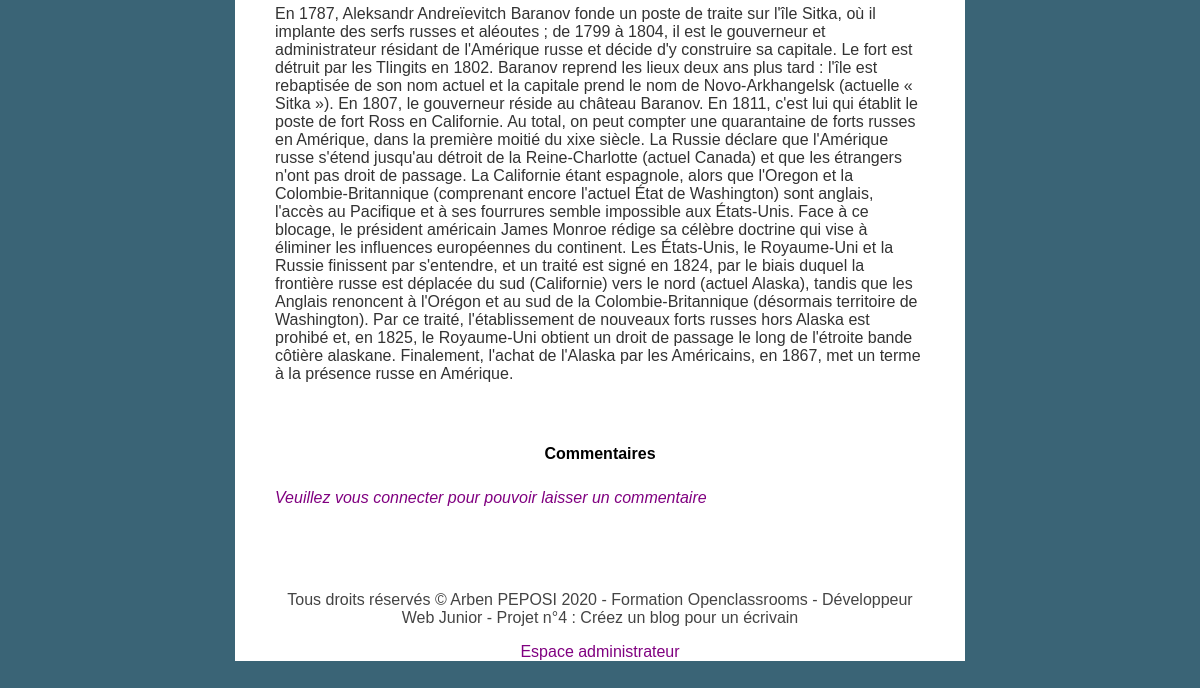
/index.php?action=post&id=176 (lower part), run on an earlier commit of the app's database.
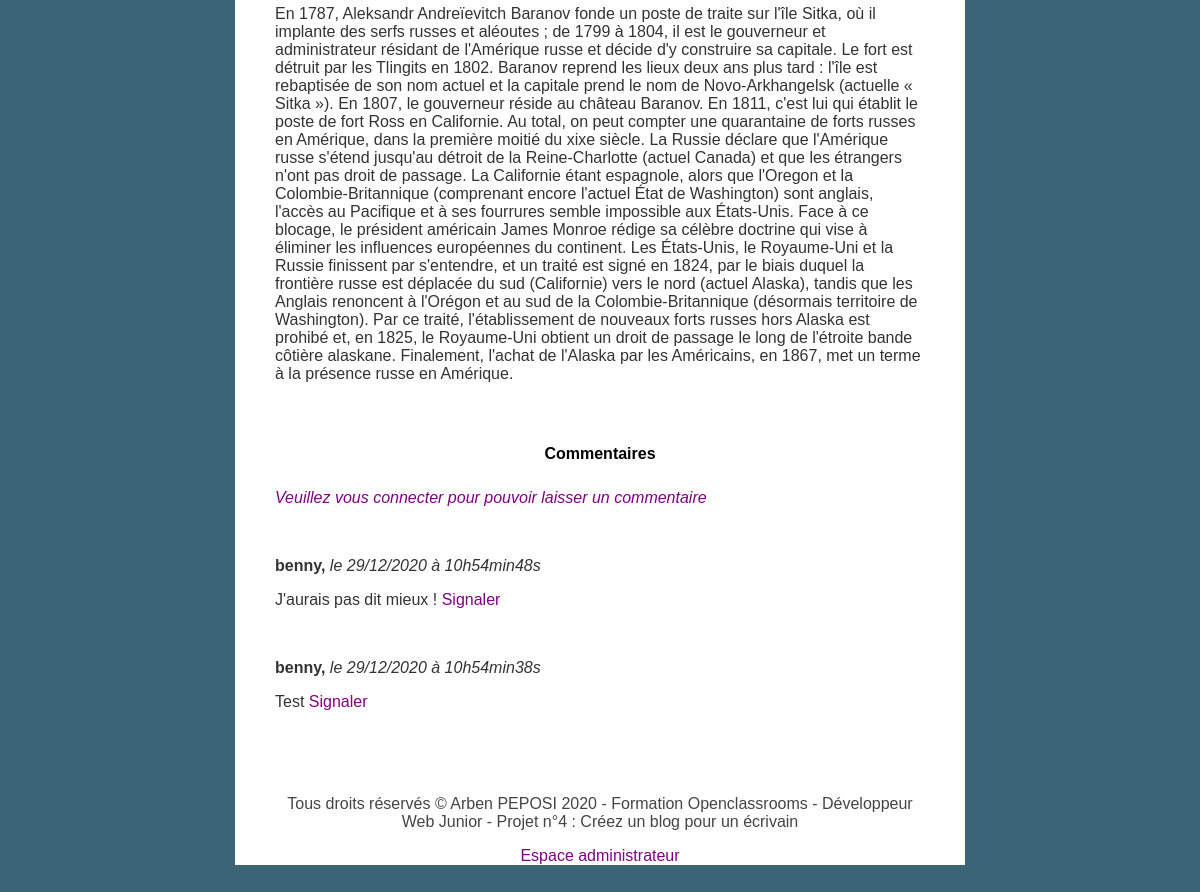
And on a later commit of the database.
### tables this page shows
CREATE TABLE IF NOT EXISTS `comment` (
  `id` int(11) NOT NULL AUTO_INCREMENT,
  `post_id` int(11) NOT NULL,
  `author` varchar(255) NOT NULL,
  `comment` text NOT NULL,
  `comment_date` datetime NOT NULL,
  `report` tinyint(1) DEFAULT '0',
  PRIMARY KEY (`id`)
);

### Controller/ControllerCRUD.php (called while the page is built, shortened)
<?php
require_once('Model/PostManager.php');
require_once('Model/CommentManager.php');
function read($id)
{
    $postId = new Post();
    $postId->setId($id);
    $postManager = new PostManager();
    $post = $postManager->getPost($postId);
    $commentManager = new CommentManager();
    $comment = $commentManager->getComment($_GET['id']);
    require('View/frontend/postView.php');
}

### model/PostManager.php (called while the page is built, shortened)
<?php
require_once('Entity/Post.php');
class PostManager
{
    public function getPost($id)
    {
        $connexion = new Manager();
        $db = $connexion->dbConnect();
        $req = $db->prepare('SELECT id, title, content, DATE_FORMAT(creation_date, \'%d/%m/%Y à %Hh%imin%ss\') AS creation_date_fr FROM posts WHERE id = :id');
        $req->execute(array(
            "id" => $id->getId()
        ));
        $req->setFetchMode(\PDO::FETCH_CLASS, Post::class);
        $post = $req->fetch();
        return $post;
    }
}

### model/Entity/Post.php (called while the page is built, shortened)
<?php
class Post {
    private $_id;
    public function getId() {
        return $this->_id;
    }
    public function setId($id) {
        $this->_id = $id;
    }
}

### model/CommentManager.php (called while the page is built, shortened)
<?php
class CommentManager {
    public function getComment($postId)
    {
        $connexion = new Manager();
        $db = $connexion->dbConnect();
        $req = $db->prepare('SELECT id, author, comment, report, DATE_FORMAT(comment_date, \'%d/%m/%Y à %Hh%imin%ss\') AS comment_date_fr FROM comment WHERE post_id = ? ORDER BY comment_date DESC');
        $req->setFetchMode(\PDO::FETCH_CLASS, Comments::class);
        $req->execute(array($postId));
        $comment = $req->fetchAll();
        return $comment;
    }
}

### view/frontend/postView.php (the view, shortened to what this page needs)
<div class="bloc-page">
    <section class="posts">
            <article>
                    <br>
                    <p class="element"><span><?= nl2br(htmlspecialchars_decode($post->content)) ?></span></p>
                    <br><br>
                    <h2>Commentaires</h2>
                    <form action="index.php?action=addComment&amp;id=<?= $post->id ?>" method="post">
                    <?php
                    if(isset($_SESSION['username'])) {
                        ?> <p><span class="user"><?php print $_SESSION['username'];?></span></p>
                    <p>
                    <textarea id="comment" name="comment"  rows="4" cols="150" placeholder="Veuillez saisir votre commentaire içi..."> </textarea> <br>
                        <input type="submit" id="submit" name="submit" value="Envoyer"><br>
                    </p>
                    <?php } else {
                        ?><p><a class="com_if_connect" href="index.php?action=connexion">Veuillez vous connecter pour pouvoir laisser un commentaire </a></p>
                        <?php
                    }
                    ?>
                    </form>
                    <br>
                    <?php foreach($comment as $data) :  ?>
                    <p><strong>    <?php
                    ?>  <?= htmlspecialchars_decode($data->author) ?>, </strong> <span class="date">le  <?= $data->comment_date_fr?></span></p>
                    <p>
                    <?php if($data->report == 1) {
                        ?>
                        <p><?=nl2br(htmlspecialchars_decode($data->comment)) ?> <span class="report">(commentaire signalé)</span></p>
                    <?php } else {  ?>
                        <p><?= nl2br(htmlspecialchars_decode($data->comment)) ?> <a href="index.php?action=report&amp;id=<?= $data->id ?>"> Signaler</a></p>
                    <?php } ?>
                    <br>
                    <?php
                        endforeach;
                    ?>
        </article>
    </section>
    <?php include('templates/footer.php'); ?>
    <p class="admin"><a href="index.php?action=connexionAdmin">Espace administrateur</a></p>
</div>
 <?php require('templates/html.php'); ?>

What changed in the data, as far as the page shows it:
added comment: author "benny", comment_date_fr "29/12/2020 à 10h54min48s", comment "J'aurais pas dit mieux !"
added comment: author "benny", comment_date_fr "29/12/2020 à 10h54min38s", comment "Test"
